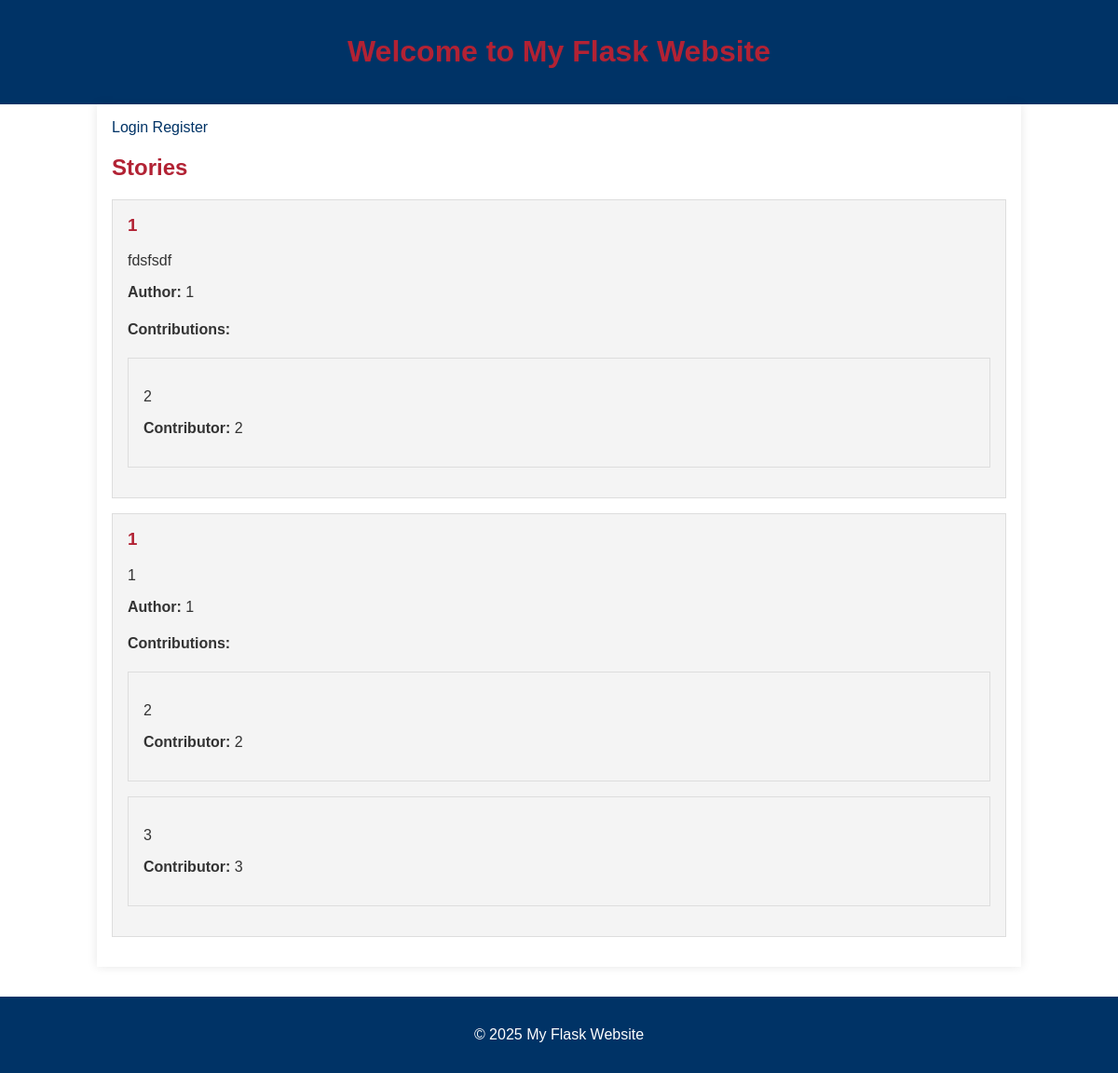
Before: / with the older database file.
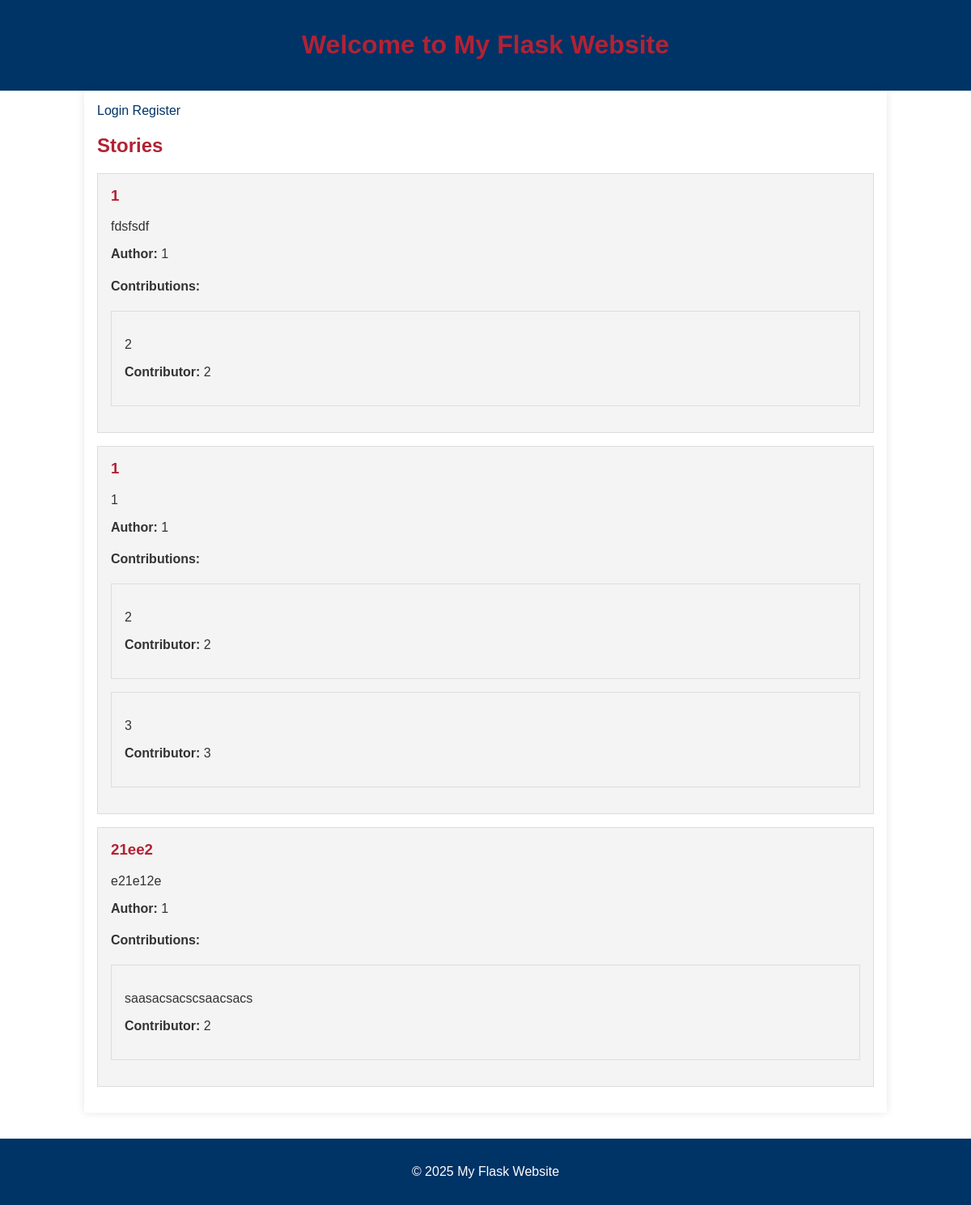
After: the same page with the newer database file.
### __init__.py (models this page shows)
class Story(db.Model):
    id = db.Column(db.Integer, primary_key=True)
    title = db.Column(db.String(200), nullable=False)
    content = db.Column(db.Text, nullable=False)
    author_id = db.Column(db.Integer, db.ForeignKey('user.id'), nullable=False)
    author = db.relationship('User', backref=db.backref('stories', lazy=True))
    contributions = db.relationship('Contribution', backref='story', lazy=True)

class User(UserMixin, db.Model):
    id = db.Column(db.Integer, primary_key=True)
    username = db.Column(db.String(150), unique=True, nullable=False)
    password = db.Column(db.String(150), nullable=False)

class Contribution(db.Model):
    id = db.Column(db.Integer, primary_key=True)
    content = db.Column(db.Text, nullable=False)
    story_id = db.Column(db.Integer, db.ForeignKey('story.id'), nullable=False)
    contributor_id = db.Column(db.Integer, db.ForeignKey('user.id'), nullable=False)
    contributor = db.relationship('User', backref=db.backref('contributions', lazy=True))

### __init__.py (the view)
@app.route('/')
def home():
    stories = Story.query.all()
    return render_template('home.html', stories=stories)

### templates/home.html (shortened to what this page needs)
<!DOCTYPE html>
<html lang="en">
<head>
    <link rel="stylesheet" href="{{ url_for('static', filename='style.css') }}">
</head>
<body>
    <header>
        <h1>Welcome to My Flask Website</h1>
    </header>
    <div class="container">
        {% if current_user.is_authenticated %}
            <p>Hello, {{ current_user.username }}!</p>
            <a href="{{ url_for('logout') }}">Logout</a>
            <a href="{{ url_for('add_story') }}">Add Story</a>
        {% else %}
            <a href="{{ url_for('login') }}">Login</a>
            <a href="{{ url_for('register') }}">Register</a>
        {% endif %}
        <h2>Stories</h2>
        {% for story in stories %}
            <div class="story">
                <h3>{{ story.title }}</h3>
                <p>{{ story.content }}</p>
                <p><strong>Author:</strong> {{ story.author.username }}</p>
                {% if story.contributions %}
                    <h4>Contributions:</h4>
                    {% for contribution in story.contributions %}
                        <div class="contribution">
                            <p>{{ contribution.content }}</p>
                            <p><strong>Contributor:</strong> {{ contribution.contributor.username }}</p>
                        </div>
                    {% endfor %}
                {% endif %}
            </div>
        {% endfor %}
    </div>
    <footer>
        <p>&copy; 2025 My Flask Website</p>
    </footer>
</body>
</html>

### static/style.css (style rules this page uses)
body { font-family: Arial, sans-serif; background-color: white; margin: 0; padding: 0; color: #333; }
header, footer { background-color: #003366; color: white; text-align: center; padding: 1rem 0; }
.container { width: 80%; margin: 0 auto; padding: 1rem; background-color: white; box-shadow: 0px 0px 10px rgba(0, 0, 0, 0.1); }
h1, h2, h3 { color: #B22234; }
a { color: #003366; text-decoration: none; }
.story, .contribution { border: 1px solid #ddd; padding: 1rem; margin-bottom: 1rem; background-color: #f4f4f4; }
.story h3, .contribution h4 { margin-top: 0; }
footer { margin-top: 2rem; }

Changed rows visible on the page:
added Story: title "21ee2", content "e21e12e", author.username "1"
added Contribution: content "saasacsacscsaacsacs", contributor.username "2", shown under "21ee2"
